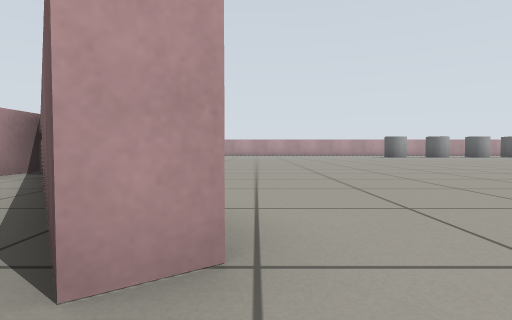
View 1 (above)

17 first-person views from a walk through a world built for the Gazebo simulator. The camera is 0.39 m above the floor, tilts 2° down and sees 80° across. The floor is counted in squares, 1 m on a side. Each view is taken from the middle of a square. On the plan, view 1 faces up. The plan holds only what a view shows up to about 9 squares ahead; the rest is blank.

View 2
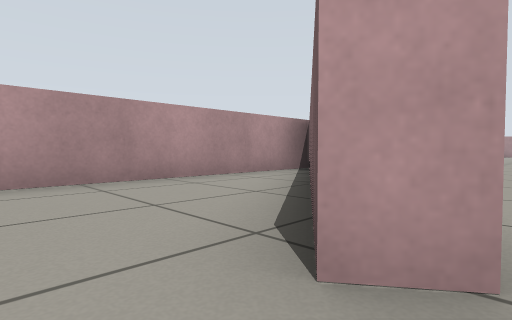

View 3
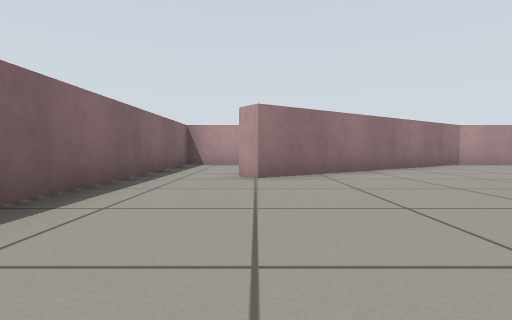

View 4
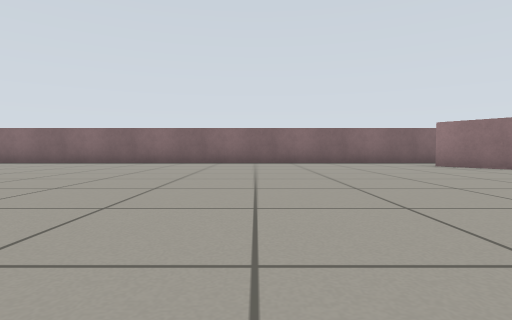

View 5
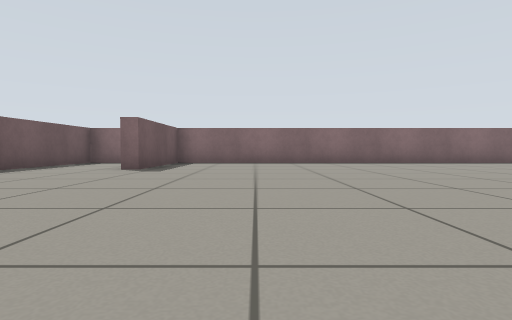

View 6
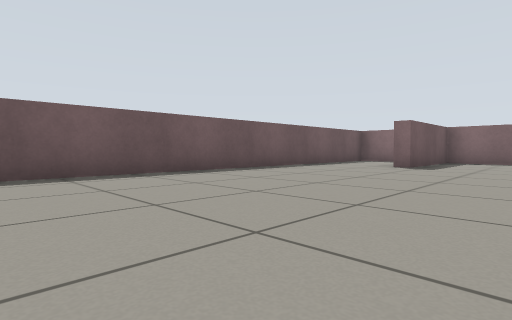

View 7
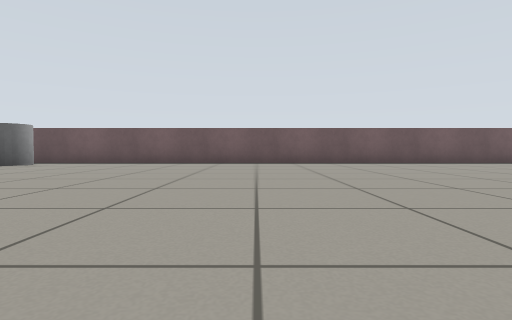

View 8
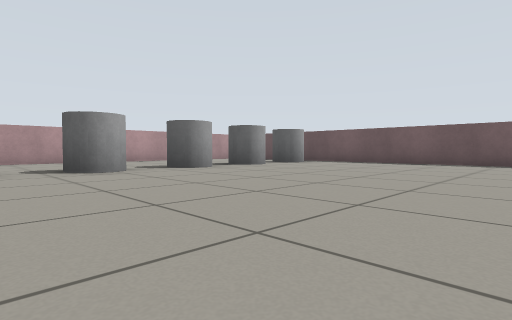

View 9
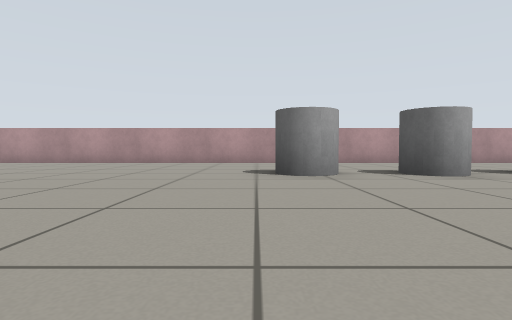

View 10
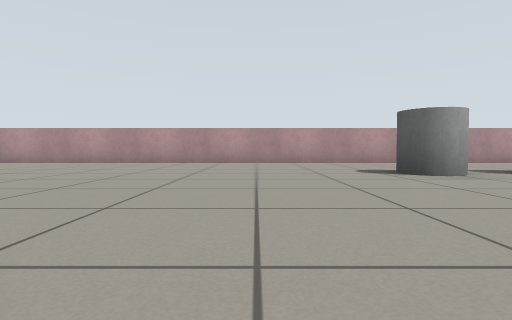

View 11
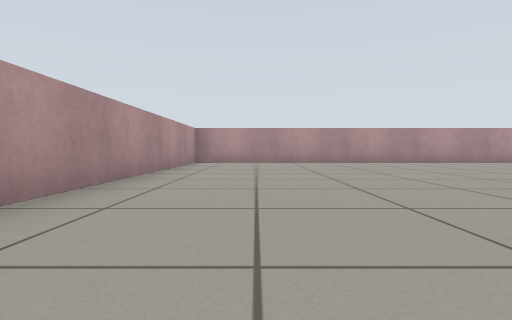

View 12
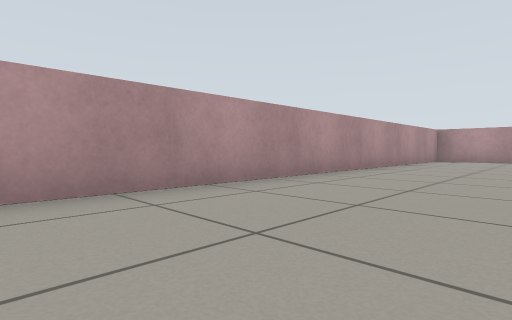

View 13
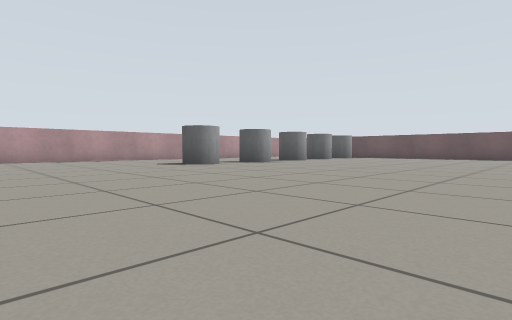

View 14
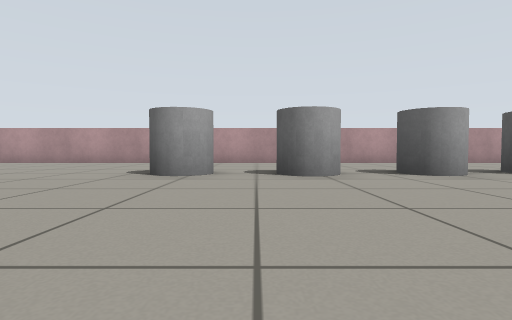

View 15
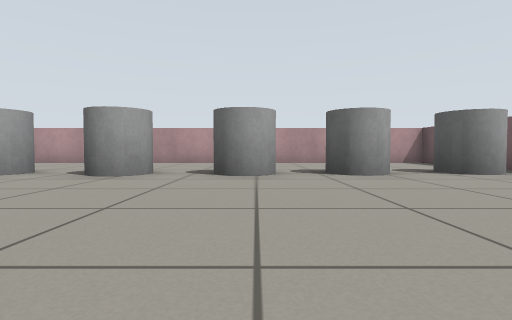

View 16
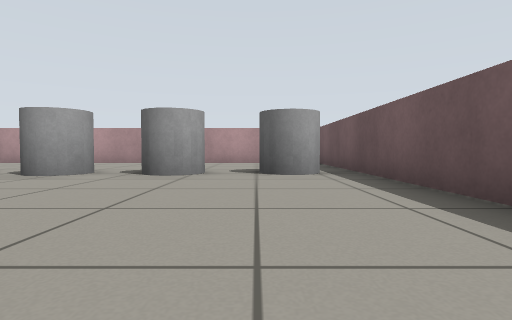

View 17
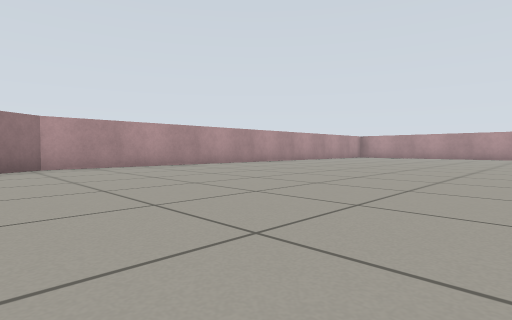

### Floor plan
Points are (right, up) in squares from view 1. A wall is a line through its corners. A room is listed if a view was taken in it or the views show most of it. See-through windows are left out.
Room 1 (views 1, 2)
walls: (-0.1, 1) (-0.5, 0.8) (-3.7, 5.3) (-3.7, -0.7) (0.5, -0.7)
ways out: opening at (1, 0) to room 2
Room 2 (views 3, 4, 5, 6, 7, 8, 9, 10, 11, 12, 13, 14, 15, 16, 17)
walls: (0.5, -0.7) (13.2, -0.7) (13.2, 2.2) (13.6, 2.2); (14.9, -0.7) (15.7, -0.7) (15.7, 18.7) (-3.7, 18.7) (-3.7, 6.2) (-0.1, 1)
ways out: opening at (1, 0) to room 1
objects: grey cylinder (7, 15); grey cylinder (9, 15); grey cylinder (11, 15); grey cylinder (12, 15) to (13, 15); grey cylinder (14, 15) to (15, 15)

Positions as (right, up) in squares from view 1, and headings:
1: (0, 0), facing up
2: (0, 0), facing up-left
3: (4, 1), facing left
4: (4, 8), facing down
5: (11, 8), facing down
6: (11, 9), facing down-right
7: (7, 9), facing right
8: (7, 9), facing up-right
9: (6, 10), facing up
10: (4, 10), facing up
11: (-2, 10), facing up
12: (-1, 8), facing up-left
13: (2, 8), facing up-right
14: (8, 10), facing up
15: (11, 10), facing up
16: (14, 10), facing up
17: (3, 5), facing up-left
